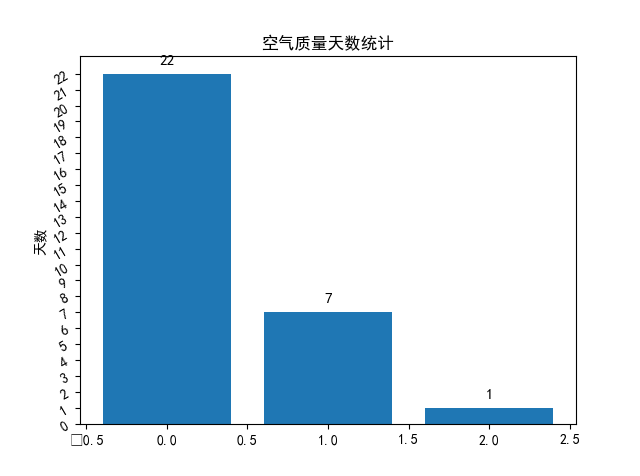

Write the Python code that produced this figure.
#-*- coding:utf-8 -*-
import pandas as pd
import matplotlib.pyplot as plt
from pylab import mpl

mpl.rcParams['font.sans-serif'] = ['SimHei']
data = pd.read_csv('E:/crawler weather.csv')
qua=data['Qai_lel']
qua2=qua.value_counts()
data=[]
for i in range(len(qua2)):
    data.append(qua2[i])
#print (data)
labels=qua2.index
plt.bar(range(len(qua2)),data,label=labels)
for a,b in zip(range(len(qua2)),data):
    plt.text(a,b+0.5,'%.0f'%b,ha='center',va='bottom',fontsize=11)
plt.title(u"空气质量天数统计")
plt.ylabel(u"天数")
plt.yticks(range(23),rotation = 30)
plt.xticks(rotation = 360)
plt.show()
